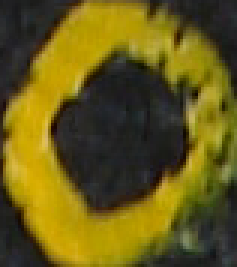
#> input picture data/train/0/img001-00013 (2).png, 79 x 89 px (shown 3 times larger); its folder holds only this picture in this run
$ python train.py
#> lines starting #> are read from the running program, lines starting #| are printed output that depends on the picture
#> in load_images_from_folder, img is the input picture: PIL image 79x89 RGB; mean R, G, B 103.3, 91.2, 24.3
#> in load_images_from_folder, `gray = cv2.cvtColor(img_array, cv2.COLOR_RGB2GRAY)`:
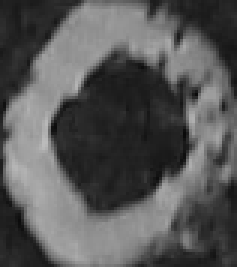
#> gray: shape (89, 79) (shown 3 times larger); min 10, max 187, mean 87.2
import os
import numpy as np
import cv2
from PIL import Image
from sklearn.model_selection import train_test_split
from sklearn.ensemble import RandomForestClassifier
from sklearn.metrics import accuracy_score
import pickle
import time
import config

def augment_image(img_array):
    augmented = []

    augmented.append(img_array)

    angle = np.random.randint(-15, 15)
    h, w = img_array.shape
#> h = 28; w = 28
    M = cv2.getRotationMatrix2D((w/2, h/2), angle, 1.0)
    rotated = cv2.warpAffine(img_array, M, (w, h), borderValue=255)
    augmented.append(rotated)

    scale = np.random.uniform(0.8, 1.2)
    scaled = cv2.resize(img_array, None, fx=scale, fy=scale, interpolation=cv2.INTER_LINEAR)
    if scaled.shape[0] > h or scaled.shape[1] > w:
        y_start = (scaled.shape[0] - h) // 2
#> y_start = 0
        x_start = (scaled.shape[1] - w) // 2
#> x_start = 0
        scaled = scaled[y_start:y_start+h, x_start:x_start+w]
#> scaled: shape (28, 28)
    else:
        canvas = np.ones((h, w), dtype=np.uint8) * 255
        y_start = (h - scaled.shape[0]) // 2
        x_start = (w - scaled.shape[1]) // 2
        canvas[y_start:y_start+scaled.shape[0], x_start:x_start+scaled.shape[1]] = scaled
        scaled = canvas
    augmented.append(scaled)

    kernel_size = np.random.choice([3, 5])
    blurred = cv2.GaussianBlur(img_array, (kernel_size, kernel_size), 0)
    augmented.append(blurred)

    noise = np.random.normal(0, 10, img_array.shape).astype(np.uint8)
    noisy = cv2.add(img_array, noise)
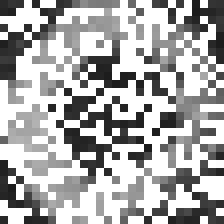
#> noisy: shape (28, 28) (shown 8 times larger); min 27, max 255, mean 172.4
    augmented.append(noisy)

    kernel = np.ones((2,2), np.uint8)
    eroded = cv2.erode(img_array, kernel, iterations=1)
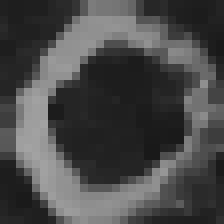
#> eroded: shape (28, 28) (shown 8 times larger); min 25, max 163, mean 72.9
    augmented.append(eroded)

    dilated = cv2.dilate(img_array, kernel, iterations=1)
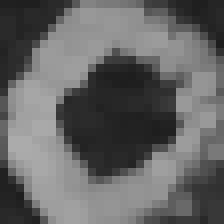
#> dilated: shape (28, 28) (shown 8 times larger); min 29, max 171, mean 100.9
    augmented.append(dilated)

    brightness = np.random.randint(-30, 30)
    bright = cv2.convertScaleAbs(img_array, alpha=1, beta=brightness)
    augmented.append(bright)

    inverted = 255 - img_array
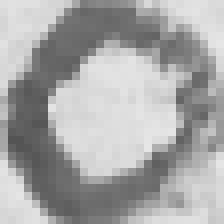
#> inverted: shape (28, 28) (shown 8 times larger); min 84, max 230, mean 167.8
    augmented.append(inverted)

    return augmented

def load_images_from_folder(folder, use_augmentation=True):
    images = []
    labels = []

    print(f"Loading images from: {folder}")

    for digit in range(10):
        digit_folder = os.path.join(folder, str(digit))
        if not os.path.exists(digit_folder):
            continue

        files = [f for f in os.listdir(digit_folder) if f.lower().endswith(('.png', '.jpg', '.jpeg'))]
        print(f"  Digit {digit}: {len(files)} images", end='')

        original_count = len(files)
        augmented_count = 0

        for filename in files:
            filepath = os.path.join(digit_folder, filename)
            try:
                img = Image.open(filepath)

                if img.mode == 'RGBA':
                    background = Image.new('RGB', img.size, (255, 255, 255))
                    background.paste(img, mask=img.split()[3])
                    img = background

                img_array = np.array(img)

                if len(img_array.shape) == 3:
                    gray = cv2.cvtColor(img_array, cv2.COLOR_RGB2GRAY)
                else:
                    gray = img_array

                resized = cv2.resize(gray, config.IMAGE_SIZE, interpolation=cv2.INTER_AREA)

                if config.AUTO_INVERT and np.mean(resized) > 127:
                    resized = 255 - resized

                if use_augmentation:
                    augmented_imgs = augment_image(resized)
#> augmented_imgs = 9 items

                    for aug_img in augmented_imgs:
                        if config.NORMALIZE:
                            aug_img_normalized = aug_img.astype(np.float32) / 255.0
                        else:
                            aug_img_normalized = aug_img

                        flattened = aug_img_normalized.flatten()
                        images.append(flattened)
                        labels.append(digit)
                        augmented_count += 1
#> this loop made 9 passes
#> after the loop, augmented_count = 9; images = 9 items; labels = [0, 0, 0, 0, 0, 0, 0, 0, 0]
                else:
                    if config.NORMALIZE:
                        resized = resized.astype(np.float32) / 255.0

                    flattened = resized.flatten()
                    images.append(flattened)
                    labels.append(digit)

            except Exception as e:
                print(f"\n    Error loading {filename}: {e}")

        if use_augmentation:
            print(f" -> {augmented_count} total (augmented)")
#|  -> 9 total (augmented)
        else:
            print()
#> pass 2 of the loop in load_images_from_folder, `for digit in range(10):`:
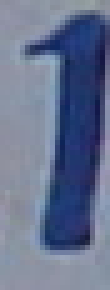
#> input picture data/train/1/img002-00006 (2).png, 22 x 58 px (shown 5 times larger)
#> in load_images_from_folder, img is the input picture: PIL image 22x58 RGB; mean R, G, B 101.7, 113.6, 143.3
#> gray: shape (58, 22)
#> in augment_image (call 2), `bright = cv2.convertScaleAbs(img_array, alpha=1, beta=brightness)`:
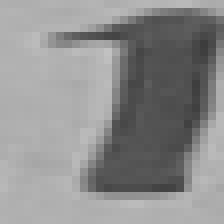
#> bright: shape (28, 28) (shown 8 times larger); min 61, max 193, mean 142
#> in augment_image (call 2), `inverted = 255 - img_array`:
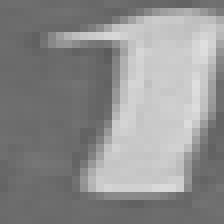
#> inverted: shape (28, 28) (shown 8 times larger); min 91, max 223, mean 142
#> the loop in load_images_from_folder, `for aug_img in augmented_imgs:` made 9 passes
#> after the loop in load_images_from_folder, `for aug_img in augmented_imgs:`: augmented_count = 9; images = 18 items; labels = [0, 0, 0, 0, 0, 0, 0, 0, 0, 1, 1, 1, 1, 1, 1, 1, 1, 1]

    return np.array(images), np.array(labels)

def train_model():
    print("\n" + "="*60)
    print("DIGIT RECOGNITION - TRAINING WITH AUGMENTATION")
    print("="*60 + "\n")

    if not os.path.exists(config.TRAIN_DIR):
        print(f"Error: Training directory not found: {config.TRAIN_DIR}")
        return

    print("[1/5] Loading dataset with augmentation...")
    X, y = load_images_from_folder(config.TRAIN_DIR, use_augmentation=True)
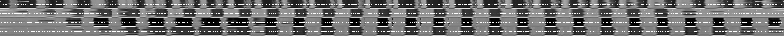
#> X: shape (36, 784) float32; min 0, max 1, mean 0.431

    if len(X) == 0:
        print("Error: No training data found!")
        return

    print(f"\nTotal images after augmentation: {len(X)}")
    print(f"Image shape: {X.shape}")
#| Image shape: (36, 784)
    print(f"Labels shape: {y.shape}")
#| Labels shape: (36,)

    print(f"\n[2/5] Splitting dataset (test size: {config.TEST_SIZE*100:.0f}%)...")
    X_train, X_test, y_train, y_test = train_test_split(
        X, y, test_size=config.TEST_SIZE, random_state=config.RANDOM_STATE, stratify=y
    )
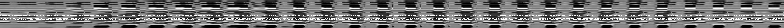
#> X_train: shape (28, 784) float32; min 0, max 1, mean 0.438
    print(f"  Training samples: {len(X_train)}")
    print(f"  Testing samples: {len(X_test)}")

    print("\n[3/5] Training Random Forest model...")
    model = RandomForestClassifier(
        n_estimators=config.N_ESTIMATORS,
        random_state=config.RANDOM_STATE,
        n_jobs=-1,
        max_depth=30,
        min_samples_split=5
    )

    start_time = time.time()
    model.fit(X_train, y_train)
    training_time = time.time() - start_time

    print(f"  Training completed in {training_time:.2f} seconds")

    print("\n[4/5] Evaluating model...")
    y_pred = model.predict(X_test)
    accuracy = accuracy_score(y_test, y_pred)

    print(f"\n  Overall Accuracy: {accuracy*100:.2f}%\n")

    print("Accuracy per digit:")
    for digit in range(10):
        mask = y_test == digit
        if mask.sum() > 0:
            digit_accuracy = (y_pred[mask] == digit).sum() / mask.sum()
            print(f"  Digit {digit}: {digit_accuracy*100:.2f}%")

    print("\n[5/5] Saving model...")
    with open(config.MODEL_PATH, 'wb') as f:
        pickle.dump(model, f)

    file_size = os.path.getsize(config.MODEL_PATH) / (1024*1024)
    print(f"  Model saved: {config.MODEL_PATH}")
    print(f"  File size: {file_size:.2f} MB")

    print("\n" + "="*60)
    print("TRAINING COMPLETE!")
    print("="*60)
    print(f"\nAugmented samples: {len(X_train)}")
    print(f"Testing samples: {len(X_test)}")
    print(f"Accuracy: {accuracy*100:.2f}%")
    print(f"Training time: {training_time:.2f} seconds")
    print("\nModel now handles:")
    print("  - Rotated images")
    print("  - Scaled images")
    print("  - Blurred images")
    print("  - Noisy images")
    print("  - Thin lines (eroded)")
    print("  - Thick lines (dilated)")
    print("  - Brightness variations")
    print("  - Inverted colors")
    print("\nRun: python gui.py")
    print("="*60 + "\n")

if __name__ == "__main__":
    train_model()
